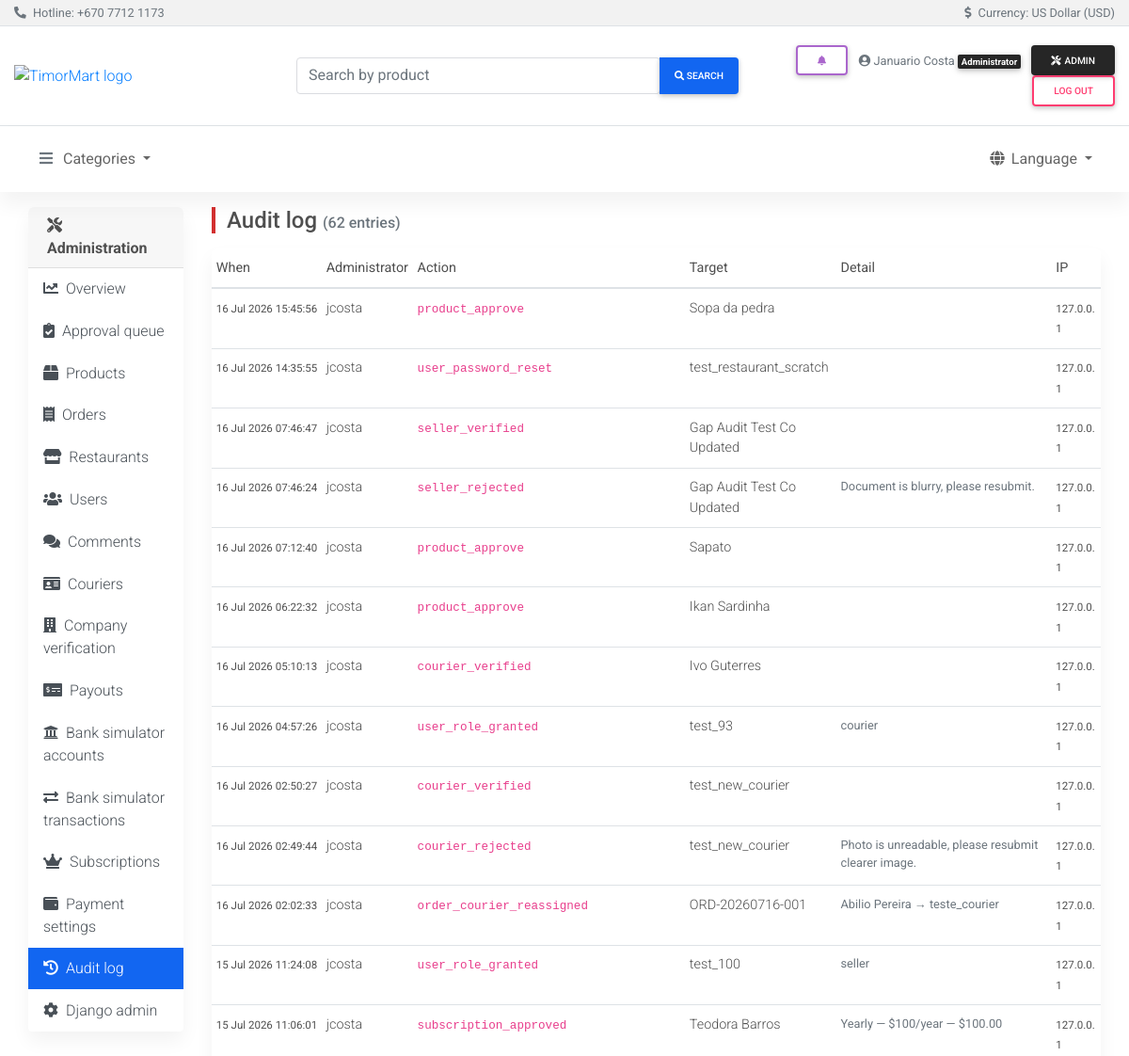
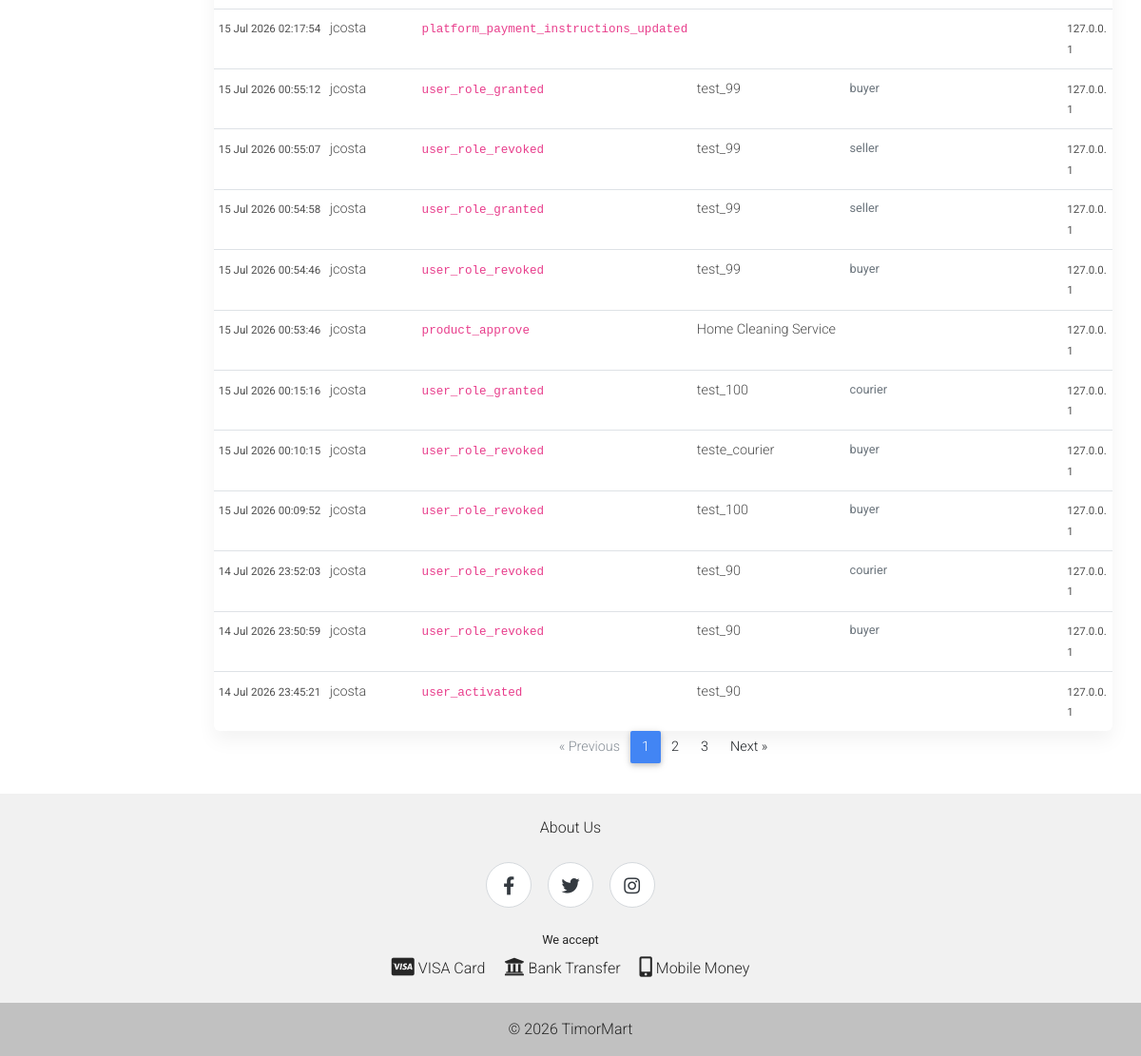
/dashboard/audit/ (signed in), run on an earlier commit of the app's database (2 pictures, top to bottom).
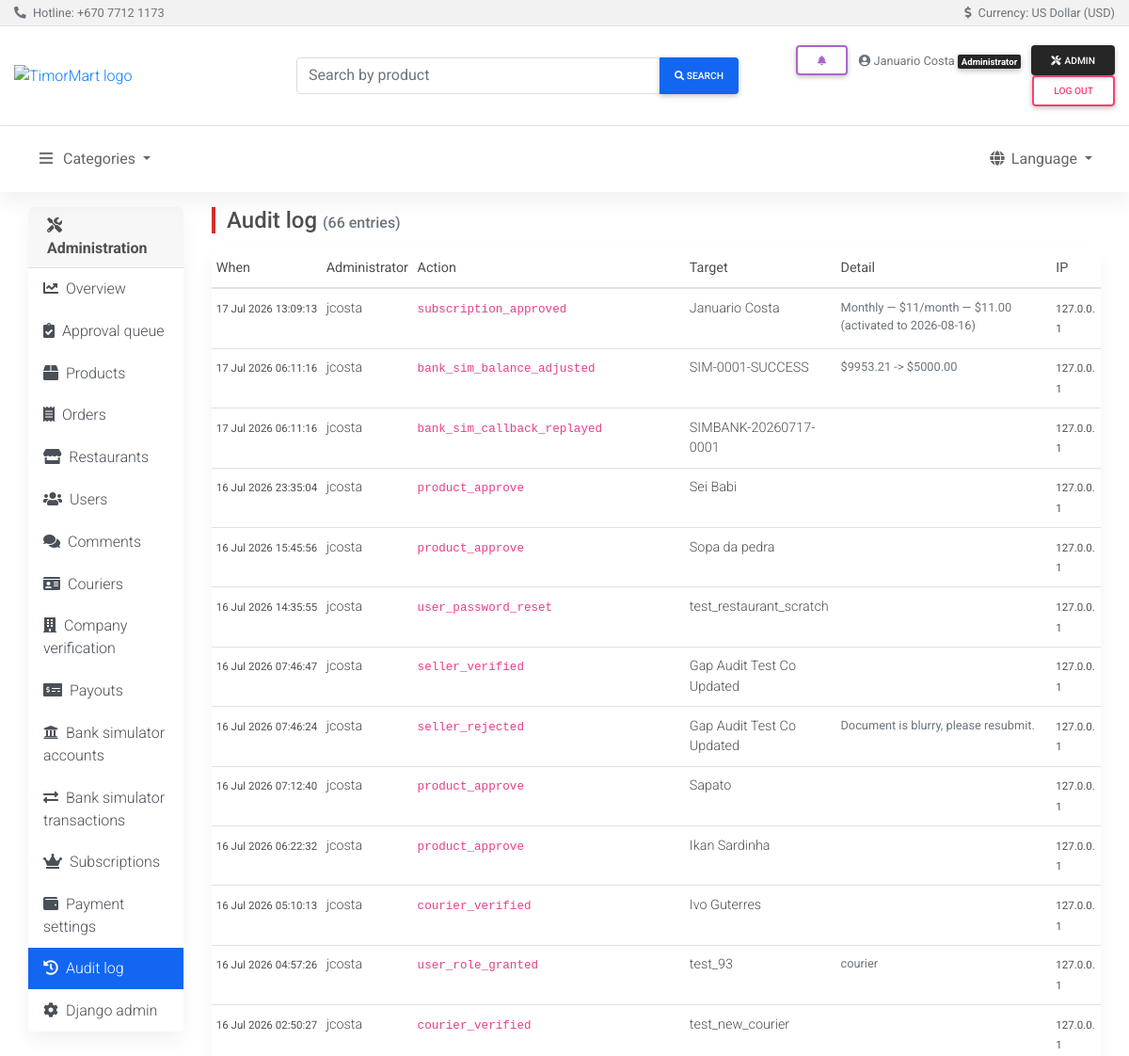
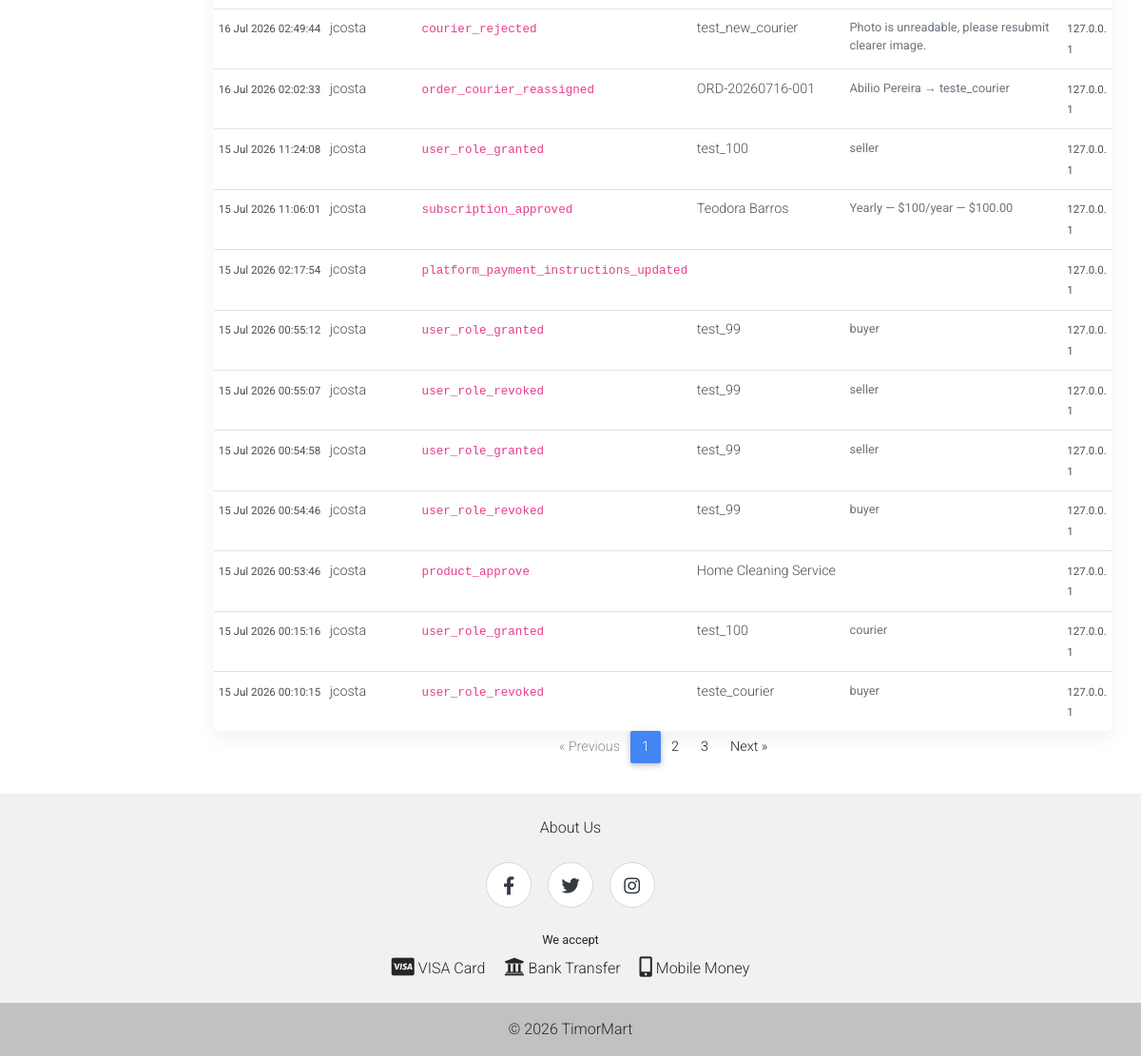
And on a later commit of the database (2 pictures, top to bottom).
### dashboard/models.py (models this page shows, shortened)
class AuditLog(models.Model):
    admin = models.ForeignKey(
        settings.AUTH_USER_MODEL, on_delete=models.SET_NULL, null=True, related_name="+"
    )
    action = models.CharField(max_length=60)
    target = models.CharField(max_length=255)
    detail = models.TextField(blank=True)
    ip_address = models.GenericIPAddressField(null=True, blank=True)
    created = models.DateTimeField(auto_now_add=True, db_index=True)
    class Meta:
        ordering = ["-created"]

### dashboard/views.py (the view)
# urls.py: path("audit/", views.audit, name="audit"),
@admin_required
def audit(request):
    page_obj = Paginator(
        AuditLog.objects.select_related("admin"), 25
    ).get_page(request.GET.get("page"))
    return render(request, "dashboard/audit.html", {"section": "audit", "page_obj": page_obj})

### accounts/roles.py (called while the page is built)
def is_buyer(user):
    if not user.is_authenticated or user.is_staff:
        return False
    return hasattr(user, "buyer") or user.groups.filter(name=BUYER_GROUP).exists()

def is_seller(user):
    if not user.is_authenticated or user.is_staff:
        return False
    return hasattr(user, "seller")

def is_courier(user):
    if not user.is_authenticated or user.is_staff:
        return False
    return hasattr(user, "courier")

### olretail/context_processors.py (called while the page is built)
def categories(request):
    return {"categories": Category.objects.all()}

def roles(request):
    from accounts.roles import is_buyer, is_courier, is_seller  # local import: avoid app-load cycle
    return {
        "is_buyer": is_buyer(request.user),
        "is_seller": is_seller(request.user),
        "is_courier": is_courier(request.user),
    }

def notifications(request):
    if not request.user.is_authenticated:
        return {"unread_notification_count": 0, "recent_notifications": []}
    qs = Notification.objects.filter(recipient=request.user).select_related("order")
    return {
        "unread_notification_count": qs.filter(is_read=False).count(),
        "recent_notifications": qs[:8],
    }

### dashboard/templates/dashboard/audit.html (shortened to what this page needs)
{% extends 'dashboard/base.html' %}
{% block dash_content %}
<h1 class="h4 page-header-bar mb-3">Audit log <small class="text-muted h6">({{ page_obj.paginator.count }} entries)</small></h1>
<div class="card">
  <div class="table-responsive">
    <table class="table table-sm table-hover mb-0">
      <thead>
        <tr><th>When</th><th>Administrator</th><th>Action</th><th>Target</th><th>Detail</th><th>IP</th></tr>
      </thead>
      <tbody>
        {% for log in page_obj.object_list %}
        <tr>
          <td class="text-nowrap"><small>{{ log.created|date:"j M Y H:i:s" }}</small></td>
          <td>{{ log.admin|default:"(deleted)" }}</td>
          <td><code>{{ log.action }}</code></td>
          <td>{{ log.target }}</td>
          <td class="small text-muted" style="max-width: 260px;">{{ log.detail|truncatechars:120 }}</td>
          <td><small>{{ log.ip_address|default:"—" }}</small></td>
        </tr>
        {% empty %}
        <tr><td colspan="6" class="text-center text-muted py-4">No administrative actions recorded yet.</td></tr>
        {% endfor %}
      </tbody>
    </table>
  </div>
</div>
{% include 'shared/pagination.html' %}
{% endblock %}

What changed in the data, as far as the page shows it:
no longer on this page (row unchanged): AuditLog: created "15 Jul 2026 00:09:52", admin "jcosta", action "user_role_revoked", target "test_100", detail "buyer", ip_address "127.0.0.1"
no longer on this page (row unchanged): AuditLog: created "14 Jul 2026 23:52:03", admin "jcosta", action "user_role_revoked", target "test_90", detail "courier", ip_address "127.0.0.1"
no longer on this page (row unchanged): AuditLog: created "14 Jul 2026 23:50:59", admin "jcosta", action "user_role_revoked", target "test_90", detail "buyer", ip_address "127.0.0.1"
no longer on this page (row unchanged): AuditLog: created "14 Jul 2026 23:45:21", admin "jcosta", action "user_activated", target "test_90", ip_address "127.0.0.1"
added AuditLog: created "17 Jul 2026 13:09:13", admin "jcosta", action "subscription_approved", target "Januario Costa", detail "Monthly — $11/month — $11.00 (activated to 2026-08-16)", ip_address "127.0.0.1"
added AuditLog: created "17 Jul 2026 06:11:16", admin "jcosta", action "bank_sim_balance_adjusted", target "SIM-0001-SUCCESS", detail "$9953.21 -> $5000.00", ip_address "127.0.0.1"
added AuditLog: created "17 Jul 2026 06:11:16", admin "jcosta", action "bank_sim_callback_replayed", target "SIMBANK-20260717-0001", ip_address "127.0.0.1"
added AuditLog: created "16 Jul 2026 23:35:04", admin "jcosta", action "product_approve", target "Sei Babi", ip_address "127.0.0.1"
Also different on the page:
{{ page_obj.paginator.count }}: "62" → "66"
